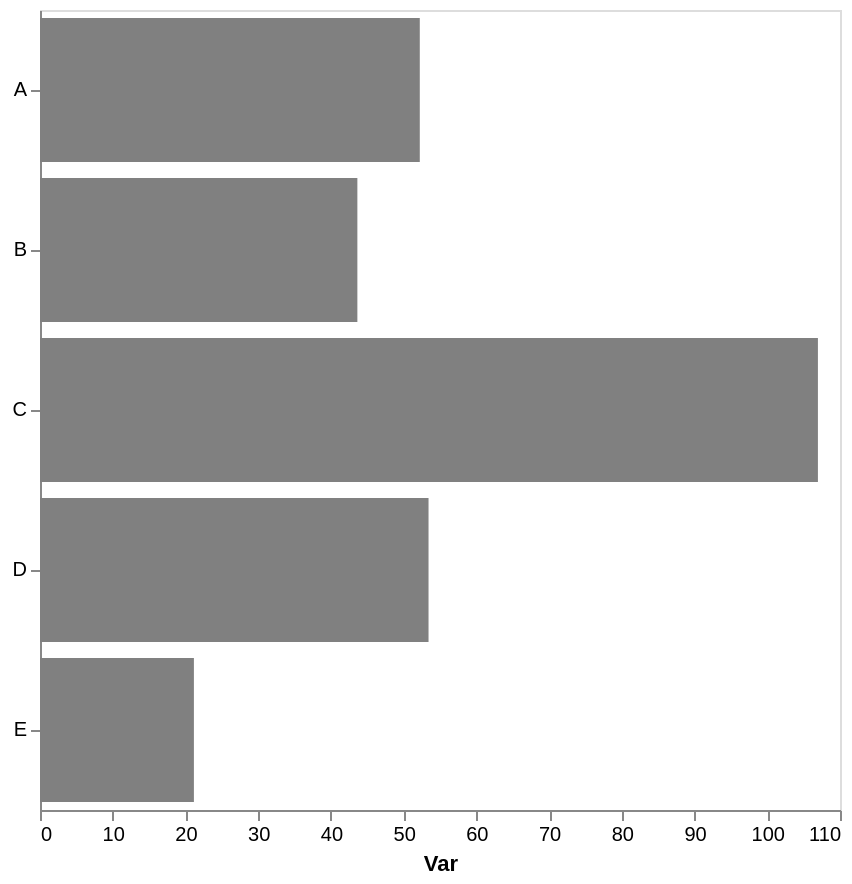

Source (Vega-Lite JSON):
### Vega-Lite specification from a JSON file in a GitHub repository (floating-point values rounded to 4 significant figures)
{"config": {"view": {"continuousWidth": 300, "continuousHeight": 300}, "axis": {"grid": false}, "bar": {"color": "gray"}}, "data": {"name": "data-af8d898b63395dda68948e21c7dcca6a"}, "mark": {"type": "bar"}, "encoding": {"x": {"aggregate": "mean", "axis": {"title": "Var"}, "field": "var1", "type": "quantitative"}, "y": {"axis": {"title": null}, "field": "cat", "type": "nominal"}}, "height": 400, "width": 400, "$schema": "https://vega.github.io/schema/vega-lite/v5.17.0.json", "datasets": {"data-af8d898b63395dda68948e21c7dcca6a": [{"cat": "D", "var1": 55.39, "var2": 42.0}, {"cat": "C", "var1": 83.21, "var2": 47.58}, {"cat": "A", "var1": 52.22, "var2": 59.97}, {"cat": "B", "var1": 43.8, "var2": 37.16}, {"cat": "E", "var1": 25.56, "var2": 50.24}, {"cat": "D", "var1": 59.76, "var2": 54.4}, {"cat": "B", "var1": 43.47, "var2": 55.41}, {"cat": "D", "var1": 37.85, "var2": 61.33}, {"cat": "D", "var1": 68.04, "var2": 49.21}, {"cat": "C", "var1": 130.7, "var2": 40.38}, {"cat": "E", "var1": 16.76, "var2": 54.05}, {"cat": "D", "var1": 46.08, "var2": 65.21}]}}
